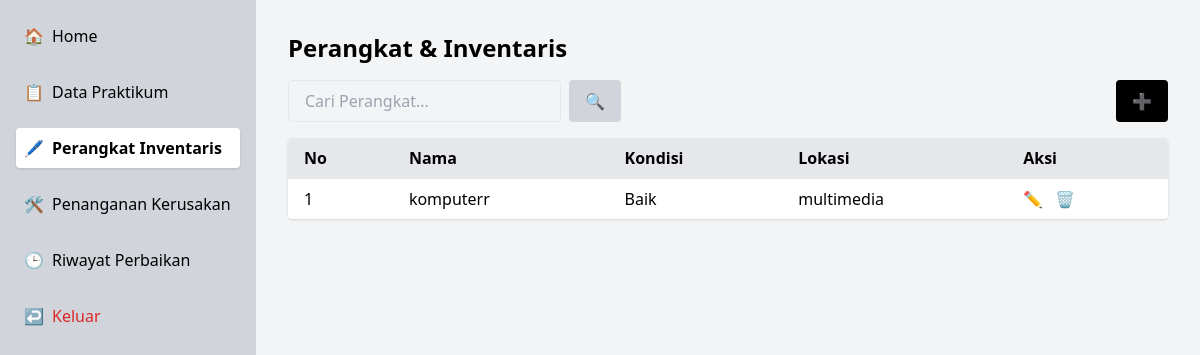
Page /mylabapp/inventaris/ (signed in) on the committed database.
### mylabapp/models.py (models this page shows, shortened)
class PerangkatInventaris(models.Model):
    nama = models.CharField(max_length=100)
    kondisi = models.CharField(max_length=50)
    lokasi = models.CharField(max_length=100)

### mylabapp/views.py (the view)
# urls.py: path('inventaris/', views.inventaris, name='inventaris'),
@login_required
def inventaris(request):
    data = PerangkatInventaris.objects.all()
    return render(request, 'mylabapp/inventaris.html', {'data': data})

### mylabapp/templates/mylabapp/inventaris.html (shortened to what this page needs)
<!DOCTYPE html>
<html lang="en">
<head>
    <script src="https://cdn.tailwindcss.com"></script>
</head>
<body class="bg-gray-100 font-sans">
    <div class="flex min-h-screen">
        <aside class="w-64 bg-gray-300 text-black p-4">
            <nav class="space-y-4">
                <a href="{% url 'mylabapp:dashboard' %}" class="flex items-center space-x-2 px-2 py-2 rounded hover:bg-gray-200">
                    <span>🏠</span><span>Home</span>
                </a>
                <a href="{% url 'mylabapp:data_praktikum' %}" class="flex items-center space-x-2 px-2 py-2 rounded hover:bg-gray-200">
                    <span>📋</span><span>Data Praktikum</span>
                </a>
                <a href="{% url 'mylabapp:inventaris' %}" class="flex items-center space-x-2 px-2 py-2 bg-white rounded font-semibold shadow">
                    <span>🖊️</span><span>Perangkat Inventaris</span>
                </a>
                <a href="{% url 'mylabapp:penanganan_kerusakan' %}" class="flex items-center space-x-2 px-2 py-2 rounded hover:bg-gray-200">
                    <span>🛠️</span><span>Penanganan Kerusakan</span>
                </a>
                <a href="{% url 'mylabapp:laporan' %}" class="flex items-center space-x-2 px-2 py-2 rounded hover:bg-gray-200">
                    <span>🕒</span><span>Riwayat Perbaikan</span>
                </a>
                <a href="#" class="flex items-center space-x-2 px-2 py-2 rounded hover:bg-red-200 text-red-600 mt-6">
                    <span>↩️</span><span>Keluar</span>
                </a>
            </nav>
        </aside>
        <main class="flex-1 p-8">
            <h1 class="text-2xl font-bold mb-4">Perangkat & Inventaris</h1>
            <div class="flex space-x-2 mb-4">
                <form method="get" action="{% url 'mylabapp:inventaris' %}" class="flex space-x-2 w-full">
                    <input name="q" type="text" placeholder="Cari Perangkat..." class="w-1/3 px-4 py-2 border rounded bg-gray-100">
                    <button type="submit" class="px-4 py-2 bg-gray-300 rounded">🔍</button>
                </form>
                <button onclick="openModal()" class="px-4 py-2 bg-black text-white rounded">➕</button>
            </div>
            <div class="bg-white shadow rounded overflow-auto">
                <table class="min-w-full text-left">
                    <thead class="bg-gray-200">
                        <tr>
                            <th class="px-4 py-2">No</th>
                            <th class="px-4 py-2">Nama</th>
                            <th class="px-4 py-2">Kondisi</th>
                            <th class="px-4 py-2">Lokasi</th>
                            <th class="px-4 py-2">Aksi</th>
                        </tr>
                    </thead>
                    <tbody>
                        {% for item in data %}
                        <tr class="border-t">
                            <td class="px-4 py-2">{{ forloop.counter }}</td>
                            <td class="px-4 py-2">{{ item.nama }}</td>
                            <td class="px-4 py-2">{{ item.kondisi }}</td>
                            <td class="px-4 py-2">{{ item.lokasi }}</td>
                            <td class="px-4 py-2 space-x-2">
                                <button onclick="openEditModal('{{ item.id }}', '{{ item.nama }}', '{{ item.kondisi }}', '{{ item.lokasi }}')" class="text-blue-500">✏️</button>
                                <a href="{% url 'mylabapp:hapus_inventaris' item.id %}" class="text-red-500">🗑️</a>
                            </td>
                        </tr>
                        {% empty %}
                        <tr><td colspan="5" class="px-4 py-2 text-center">Tidak ada data</td></tr>
                        {% endfor %}
                    </tbody>
                </table>
            </div>
        </main>
    </div>
</body>
</html>

### rows in the picture
PerangkatInventaris: nama "komputerr", kondisi "Baik", lokasi "multimedia"
